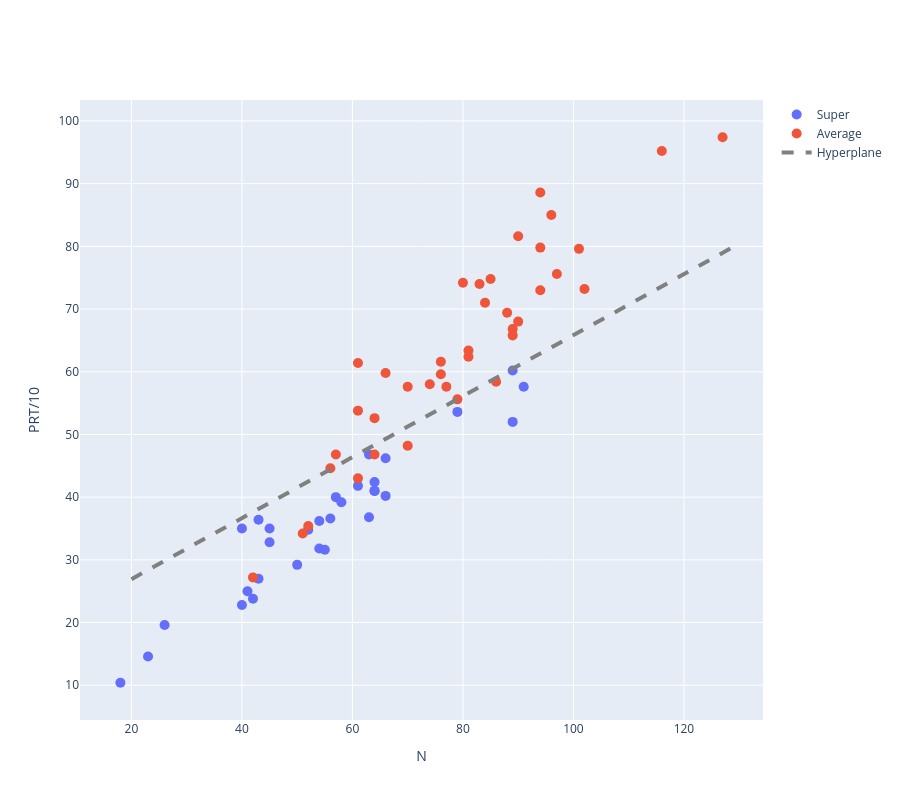

Source (notebook cell):
### Markdown cell above
# Plot the training data and the hyperplane

### Code cell
fig = go.Figure()
fig.add_trace(go.Scatter(x=Xtr[ixSup,0],y=Xtr[ixSup,1],mode='markers',name='Super'))
fig.add_trace(go.Scatter(x=Xtr[ixAvg,0],y=Xtr[ixAvg,1],mode='markers',name='Average'))
fig.update_traces(marker=dict(size=10))


x1=np.arange(20,130,1)

x2=-(w[0,0]/w[1,0])*x1 -b/w[1,0] 
fig.add_trace(go.Scatter(x=x1,y=x2.flatten(),
                         mode='lines', line=dict(dash='dash',color="gray",width=4),name='Hyperplane'))

fig.update_xaxes(title_text='N')
fig.update_yaxes(title_text='PRT/10')
fig.update_layout(
    autosize=False,
    width=900,
    height=800)
fig.show()

### Figure 1 — Plotly figure (JSON) as saved in the notebook; plotly's stock layout.template omitted (floating-point values rounded to 4 significant figures)
{"data": [{"marker": {"size": 10}, "mode": "markers", "name": "Super", "type": "scatter", "x": [56, 45, 23, 26, 63, 43, 50, 42, 61, 91, 66, 54, 43, 64, 45, 41, 58, 40, 64, 89, 64, 89, 40, 54, 66, 63, 55, 18, 57, 79, 52], "y": [36.6, 35, 14.6, 19.6, 46.8, 36.4, 29.2, 23.8, 41.8, 57.6, 46.2, 36.2, 27, 42.4, 32.8, 25, 39.2, 22.8, 41, 60.2, 41, 52, 35, 31.8, 40.2, 36.8, 31.6, 10.4, 40, 53.6, 34.8]}, {"marker": {"size": 10}, "mode": "markers", "name": "Average", "type": "scatter", "x": [66, 89, 79, 81, 94, 116, 97, 90, 88, 70, 90, 77, 84, 101, 61, 70, 76, 102, 127, 56, 51, 61, 80, 76, 64, 85, 57, 42, 86, 94, 52, 81, 83, 89, 74, 64, 94, 96, 61], "y": [59.8, 65.8, 55.6, 63.4, 73, 95.2, 75.6, 81.6, 69.4, 57.6, 68, 57.6, 71, 79.6, 53.8, 48.2, 61.6, 73.2, 97.4, 44.6, 34.2, 61.4, 74.2, 59.6, 52.6, 74.8, 46.8, 27.2, 58.4, 79.8, 35.4, 62.4, 74, 66.8, 58, 46.8, 88.6, 85, 43]}, {"line": {"color": "gray", "dash": "dash", "width": 4}, "mode": "lines", "name": "Hyperplane", "type": "scatter", "x": [20, 21, 22, 23, 24, 25, 26, 27, 28, 29, 30, 31, 32, 33, 34, 35, 36, 37, 38, 39, 40, 41, 42, 43, 44, 45, 46, 47, 48, 49, 50, 51, 52, 53, 54, 55, 56, 57, 58, 59, 60, 61, 62, 63, 64, 65, 66, 67, 68, 69, 70, 71, 72, 73, 74, 75, 76, 77, 78, 79, 80, 81, 82, 83, 84, 85, 86, 87, 88, 89, 90, 91, 92, 93, 94, 95, 96, 97, 98, 99, 100, 101, 102, 103, 104, 105, 106, 107, 108, 109, 110, 111, 112, 113, 114, 115, 116, 117, 118, 119, 120, 121, 122, 123, 124, 125, 126, 127, 128, 129], "y": [26.92, 27.41, 27.89, 28.38, 28.87, 29.35, 29.84, 30.33, 30.81, 31.3, 31.79, 32.27, 32.76, 33.24, 33.73, 34.22, 34.7, 35.19, 35.68, 36.16, 36.65, 37.14, 37.62, 38.11, 38.6, 39.08, 39.57, 40.05, 40.54, 41.03, 41.51, 42.0, 42.49, 42.97, 43.46, 43.95, 44.43, 44.92, 45.41, 45.89, 46.38, 46.86, 47.35, 47.84, 48.32, 48.81, 49.3, 49.78, 50.27, 50.76, 51.24, 51.73, 52.21, 52.7, 53.19, 53.67, 54.16, 54.65, 55.13, 55.62, 56.11, 56.59, 57.08, 57.57, 58.05, 58.54, 59.02, 59.51, 60.0, 60.48, 60.97, 61.46, 61.94, 62.43, 62.92, 63.4, 63.89, 64.38, 64.86, 65.35, 65.83, 66.32, 66.81, 67.29, 67.78, 68.27, 68.75, 69.24, 69.73, 70.21, 70.7, 71.18, 71.67, 72.16, 72.64, 73.13, 73.62, 74.1, 74.59, 75.08, 75.56, 76.05, 76.54, 77.02, 77.51, 77.99, 78.48, 78.97, 79.45, 79.94]}], "layout": {"autosize": false, "height": 800, "width": 900, "xaxis": {"title": {"text": "N"}}, "yaxis": {"title": {"text": "PRT/10"}}}}
